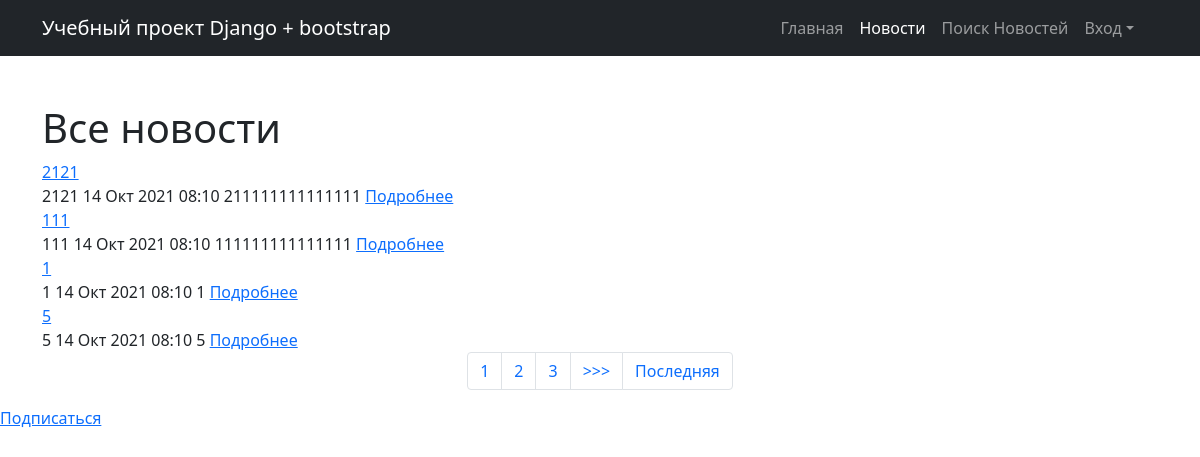
Before: /news/ with the older database file.
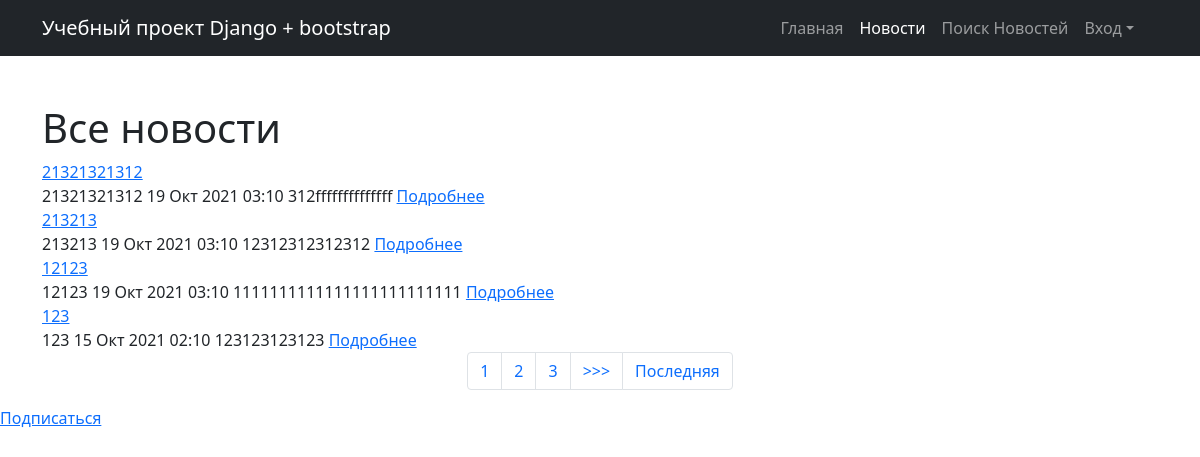
After: the same page with the newer database file.
### news/models.py (models this page shows, shortened)
class Post(models.Model):
    NEWS = 'NW'
    ARTICLE = 'AR'
    MATERIAL_CHOICES = [
        (NEWS, 'Новость'),
        (ARTICLE, 'Статья'),
    ]
    material = models.CharField(
        max_length=7,
        choices=MATERIAL_CHOICES,
        default='article')
    created_by = models.ForeignKey(Author, on_delete=models.CASCADE)
    timeCreation = models.DateTimeField(auto_now_add=True)
    title = models.CharField(max_length=128)
    text = models.TextField()
    rating = models.IntegerField(default=0)
    postCategory = models.ManyToManyField(Category, through='PostCategory')

### news/views.py (the view, shortened to what this page needs)
# urls.py: path('', PostsList.as_view()),
class PostsList(ListView):
    model = Post
    template_name = 'news/news.html'
    context_object_name = 'posts'
    queryset = Post.objects.order_by('-timeCreation')
    paginate_by = 4
    form_class = PostForm
    def get_context_data(self, **kwargs): # забираем отфильтрованные объекты переопределяя метод get_context_data у наследуемого класса (привет полиморфизм, мы скучали!!!)
        context = super().get_context_data(**kwargs)
        context['filter'] = PostFilter(self.request.GET, queryset=self.get_queryset()) # вписываем наш фильтр в контекст
        context['form'] = PostForm()
        return context

### news/models.py (called while the page is built)
    def __str__(self):
        return f'{self.user.username}'

### news/templatetags/custom_filters.py (called while the page is built)
@register.filter(name='censor') # регестрируем наш фильтр под именем multiply, чтоб django понимал, что это именно фильтр, а не простая функция
def censor(raw): # первый аргумент здесь это то значение, к которому надо применить фильтр, второй аргуменит — это аргумент фильтра, т.е. примерно следующее будет в шаблоне value|multiply:arg
    list_word = raw.split()
    clear_text = ''
    word=''
    for i in list_word:
        if '.' or ',' in i:
            word = i.replace(',', '')
            word = i.replace('.', '')
        if not word.lower() in CENSOR:
            clear_text += i + ' '
        else:
            clear_text += 'censor '
    return clear_text

### templates/news/news.html (shortened to what this page needs)
{% extends 'flatpages/default.html' %}
{% block content %}
    <div class="container">
    <div class="text-left mt-5">
    <h1>Все новости </h1>
    {% load custom_filters %}
    {% if posts %}
        {% for post in posts %}
            <a href="{% url 'post_detail' post.id %}">{{ post.title|censor }}</a>
            <br>
            {{ post.title |censor }}  {{ post.timeCreation |date:'d M Y h:m'}} {{ post.text | truncatechars:300 |censor }}
            <a class="link-primary" aria-current="page" href="/news/{{post.pk}}">Подробнее</a>
            <br>
        {% endfor %}
        {% else %}
            <h2> Новостей нет</h2>
    {% endif %}
      </div>
    </div>
{% include 'news/pagination.html' %}
<a href="/subscribe/" class="link_secondary"> Подписаться</a>
{% endblock content %}

Changed rows visible on the page:
no longer on this page (row unchanged): Post: title|censor "2121", timeCreation "14 Окт 2021 08:10", text|censor "211111111111111"
no longer on this page (row unchanged): Post: title|censor "111", timeCreation "14 Окт 2021 08:10", text|censor "111111111111111"
no longer on this page (row unchanged): Post: title|censor "1", timeCreation "14 Окт 2021 08:10", text|censor "1"
no longer on this page (row unchanged): Post: title|censor "5", timeCreation "14 Окт 2021 08:10", text|censor "5"
added Post: title|censor "21321321312", timeCreation "19 Окт 2021 03:10", text|censor "312ffffffffffffff"
added Post: title|censor "213213", timeCreation "19 Окт 2021 03:10", text|censor "12312312312312"
added Post: title|censor "12123", timeCreation "19 Окт 2021 03:10", text|censor "1111111111111111111111111"
added Post: title|censor "123", timeCreation "15 Окт 2021 02:10", text|censor "123123123123"
